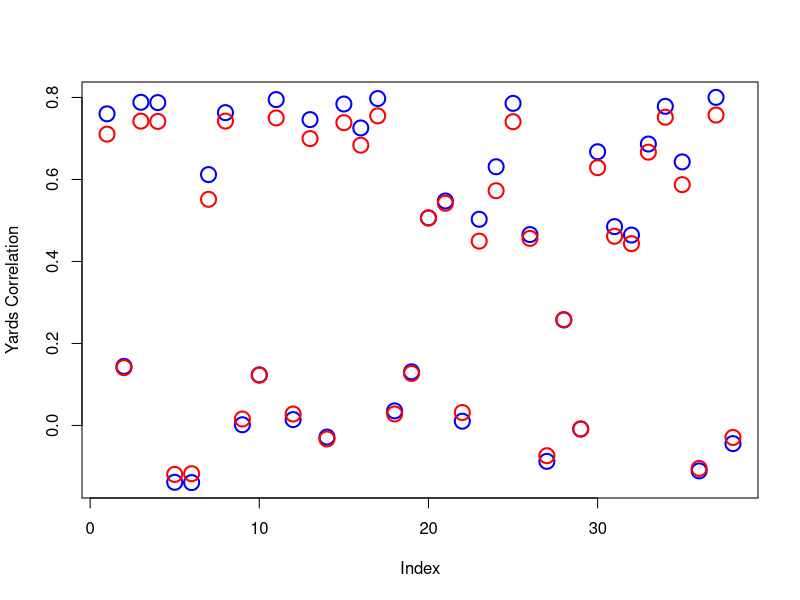
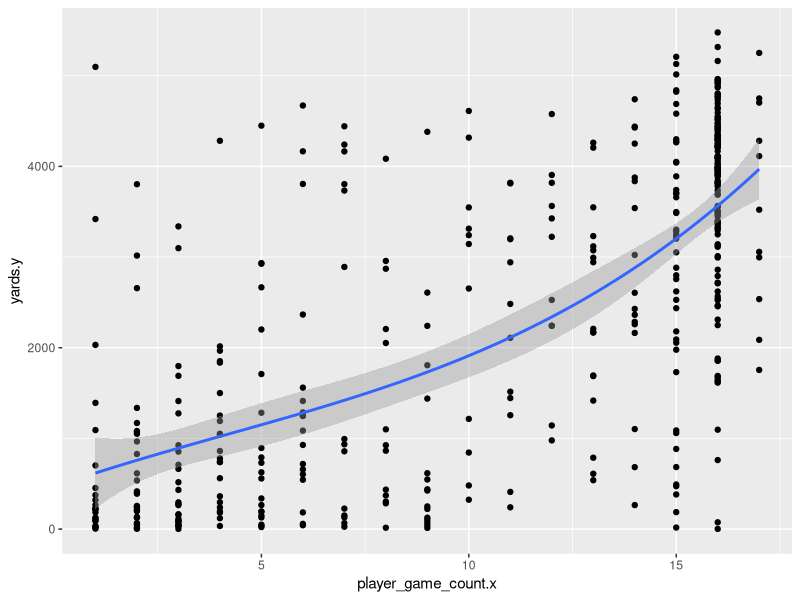

Source code (R) for these figures, in order:
## ---- chunk 1
knitr::opts_chunk$set(echo = TRUE)
## ---- chunk 2
library(readr)
library(tidyverse)
pff_passing_summary_2012 <- read_csv("pff_passing_summary_2012.csv", show_col_types = FALSE)
pff_passing_summary_2013 <- read_csv("pff_passing_summary_2013.csv", show_col_types = FALSE)
pff_passing_summary_2014 <- read_csv("pff_passing_summary_2014.csv", show_col_types = FALSE)
pff_passing_summary_2015 <- read_csv("pff_passing_summary_2015.csv", show_col_types = FALSE)
pff_passing_summary_2016 <- read_csv("pff_passing_summary_2016.csv", show_col_types = FALSE)
pff_passing_summary_2017 <- read_csv("pff_passing_summary_2017.csv", show_col_types = FALSE)
pff_passing_summary_2018 <- read_csv("pff_passing_summary_2018.csv", show_col_types = FALSE)
pff_passing_summary_2019 <- read_csv("pff_passing_summary_2019.csv", show_col_types = FALSE)
pff_passing_summary_2020 <- read_csv("pff_passing_summary_2020.csv", show_col_types = FALSE)
pff_passing_summary_2021 <- read_csv("pff_passing_summary_2021.csv", show_col_types = FALSE)
pff_passing_summary_2022 <- read_csv("pff_passing_summary_2022.csv", show_col_types = FALSE)
## ---- chunk 3
  # Assigning the tables to smaller names
pass_12 <- pff_passing_summary_2012
pass_13 <- pff_passing_summary_2013
pass_14 <- pff_passing_summary_2014
pass_15 <- pff_passing_summary_2015
pass_16 <- pff_passing_summary_2016
pass_17 <- pff_passing_summary_2017
pass_18 <- pff_passing_summary_2018
pass_19 <- pff_passing_summary_2019
pass_20 <- pff_passing_summary_2020
pass_21 <- pff_passing_summary_2021
pass_22 <- pff_passing_summary_2022
  # Merging the 'prior' season to the 'current' season
pass_12_13 <- merge(pass_12, pass_13, by='player', all=TRUE, suffixes=c('.x','.y'))
pass_13_14 <- merge(pass_13, pass_14, by='player', all=TRUE, suffixes=c('.x','.y'))
pass_14_15 <- merge(pass_14, pass_15, by='player', all=TRUE, suffixes=c('.x','.y'))
pass_15_16 <- merge(pass_15, pass_16, by='player', all=TRUE, suffixes=c('.x','.y'))
pass_16_17 <- merge(pass_16, pass_17, by='player', all=TRUE, suffixes=c('.x','.y'))
pass_17_18 <- merge(pass_17, pass_18, by='player', all=TRUE, suffixes=c('.x','.y'))
pass_18_19 <- merge(pass_18, pass_19, by='player', all=TRUE, suffixes=c('.x','.y'))
pass_19_20 <- merge(pass_19, pass_20, by='player', all=TRUE, suffixes=c('.x','.y'))
pass_20_21 <- merge(pass_20, pass_21, by='player', all=TRUE, suffixes=c('.x','.y'))
pass_21_22 <- merge(pass_21, pass_22, by='player', all=TRUE, suffixes=c('.x','.y'))
  # Joining all of the merged tables into on table for ease of analysis
passing_12_22 <- rbind(pass_12_13, pass_13_14, pass_14_15, pass_15_16, pass_16_17, pass_17_18, pass_19_20, pass_20_21, pass_21_22)
passing_12_22
  # Showing the index for each column
column.passing <- names(passing_12_22)
numbers <- 1:83
index.passing <- data.frame(numbers, column.passing)
index.passing
## ---- chunk 4
yards.cor <- c()
tds.cor <- c()
yards.y <- passing_12_22$yards.y
tds.y <- passing_12_22$touchdowns.y

for (i in seq(5,42,1)) {
  jj <- cor(yards.y, passing_12_22[i], use="complete.obs")
  yards.cor <- c(yards.cor, jj)
}
for (i in seq(5,42,1)) {
  jj <- cor(tds.y, passing_12_22[i], use="complete.obs")
  tds.cor <- c(tds.cor, jj)
}

plot(yards.cor, xlab="Index", ylab="Yards Correlation", col="blue", cex=2, lwd=2)
points(tds.cor, col="red", cex=2, lwd=2)

yards.cor.60 <- colnames(passing_12_22[which(yards.cor>=.6)+4])
yards.cor.60
## ---- chunk 5
zscores <- c(2.5, 2, 1.5, 1, .5, 0, -.5, -1, -1.5, -2, -2.5)
zpercentiles <- c(.9938, .9772, .9332, .8413, .6915, .5, .3085, .1587, .0668, .0228, .0062)

z.score <- data.frame(zscores, zpercentiles)
z.score
## ---- chunk 6
passing_12_22.sub <- na.omit(passing_12_22)
game.count.na <- passing_12_22.sub$player_game_count.x
yards.y.na <- passing_12_22.sub$yards.y

model.game.count <- lm(yards.y.na ~ poly(game.count.na, 3, raw=TRUE))

#summary(model.game.count)
coef(model.game.count)

#confint(model.game.count, level=.96)

#plot(fitted(model.game.count), residuals(model.game.count))

yards.n.cor <- c()
for (i in seq(5,42,1)) {
  jj <- cov(yards.y.na, passing_12_22.sub[i])
  yards.n.cor <- c(yards.n.cor, jj)
}
yards.n.cor
yards.n.cor.50th <- colnames(passing_12_22.sub[which(yards.n.cor>=5600)+4])
yards.n.cor.50th

ggplot(passing_12_22.sub, aes(player_game_count.x, yards.y)) +
  geom_point() + stat_smooth(method=lm, formula=y~poly(x,3,raw=TRUE))

## ---- chunk 7
df.data <- data.frame(x1 = 1:5)                            # Old data
      

for(i in 1:5) {                                            # Head of for-loop
  new.col <- (5)                             # Create and fill new column
  df.data[, ncol(df.data) + 1] <- new.col                  # Append new column
  colnames(df.data)[ncol(df.data)] <- paste0("new", i)     # Rename column name
}
for (i in 1:3) {
  new.row <- (3)                             # Create and fill new row
  df.data[nrow(df.data) + 1, ] <- new.row                   # Append new row
  }
df.data
## ---- chunk 8
pass.variables <- colnames(passing_12_22[5:42])
average.if <- data.frame(Tier="10th")
yards.y <- passing_12_22$yards.y
means <- data.frame(variable=numeric())

for (i in 1:38) {
  for (xx in 1:10) {
    variable <- passing_12_22[,i+4]
    bottom <- quantile(variable, zpercentiles[xx+1], na.rm=TRUE)
    top <- quantile(variable, zpercentiles[xx], na.rm=TRUE)
    mean <- mean(yards.y[variable >= bottom & variable <= top], na.rm=TRUE)
    means[nrow(means) + 1,] <- mean
    
  }
  new.col <- (means)
  average.if[, ncol(average.if) + 1] <- new.col
  colnames(average.if)[ncol(average.if)] <- paste0(pass.variables[i])
}
average.if


## ---- chunk 9
means <- data.frame(variable=numeric())
for (xx in 1:10) {
    variable <- passing_12_22[1+4]
    bottom <- quantile(variable, zpercentiles[xx+1], na.rm=TRUE)
    top <- quantile(variable, zpercentiles[xx], na.rm=TRUE)
    mean <- mean(yards.y[variable >= bottom & variable <= top], na.rm=TRUE)
    means[nrow(means) + 1,] <- mean
}
means
## ---- chunk 10
pass.variables <- colnames(passing_12_22[5:42])
average.if <- data.frame(Tier="10th")
yards.y <- passing_12_22$yards.y
for (i in 1:38) {
  variable <- passing_12_22[,i+4]
  bottom <- quantile(variable, zpercentiles[11], na.rm=TRUE)
  top <- quantile(variable, zpercentiles[10], na.rm=TRUE)
  means <- mean(yards.y[variable >= bottom & variable <= top], na.rm=TRUE)
  
  new.col <- (means)
  average.if[, ncol(average.if) + 1] <- new.col
  colnames(average.if)[ncol(average.if)] <- paste0(pass.variables[i])
}
average.if

